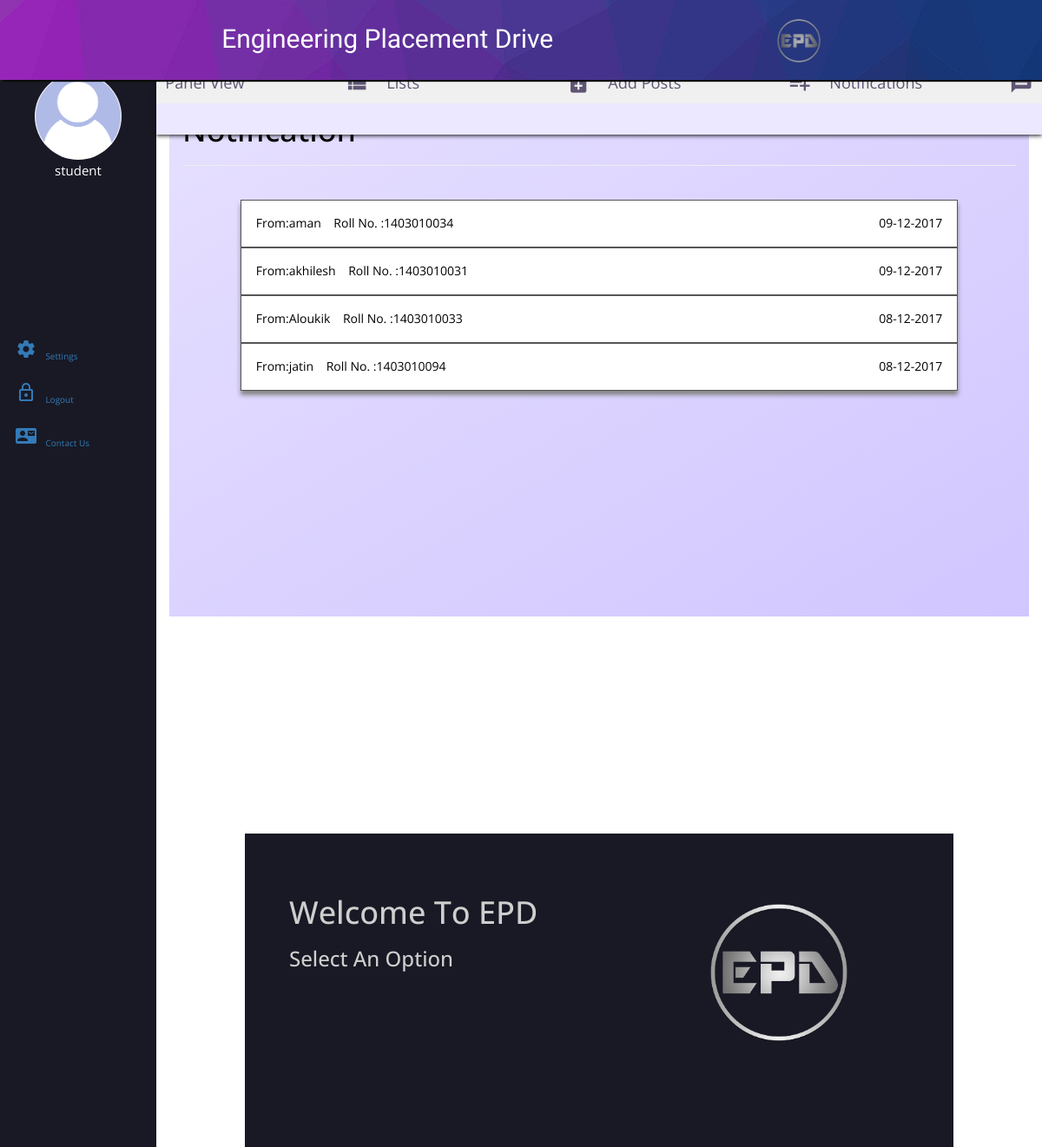
The app's page /main/notification/, older data.
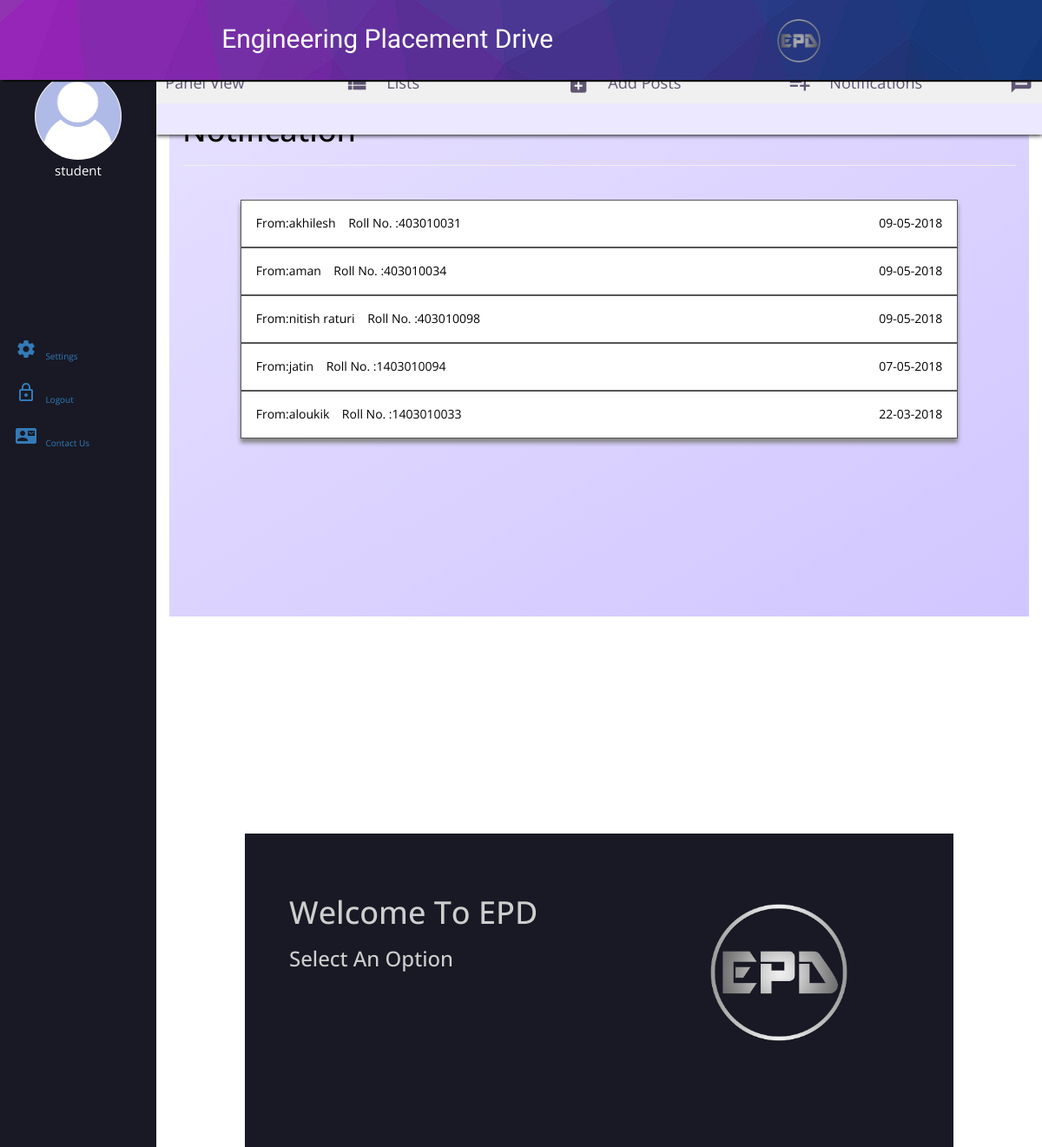
The same page, newer data.
### main/models.py (models this page shows, shortened)
class Notification(models.Model):
    UserName = models.CharField(max_length=140)
    Date = models.DateTimeField(default=datetime.now(), blank=True)
    Roll =  models.IntegerField(default=0)
    To = models.CharField(max_length=140,default="ipec")
    Message = models.CharField(max_length=1040)

### main/templates/main/notification.html (shortened to what this page needs)
{% extends "main/main.html" %} {% block body_block %} {%load staticfiles %}
<div id="notification_main" class="display container-fluid">
    <div class="row under">
        <div class="col-lg-12 col-md-12 col-sl-12 col-xs-12 container under">
            <div class="panels container-fluid">
                <h1>Notification</h1>
                <hr>
                <div class="notices">
                    {% for Notification in object_list %}
                    <div class="notice" onclick="{% for Notification in object_list %}document.getElementById('{{Notification.id}}').style.display='none';{% endfor %}document.getElementById('{{Notification.id}}').style.display='block';">
                        <div class="date"> {{Notification.Date|date:"d-m-Y" }}</div>
                        <div class="from">
                            From:{{Notification.UserName}}&nbsp&nbsp&nbsp&nbspRoll No. :{{Notification.Roll}}
                        </div>
                    </div>
                    {% endfor %}
                </div>
            </div>
        </div>
    </div>
</div>
{% endblock %}

### main/templates/main/main.html (shortened to what this page needs)
<!DOCTYPE html>
<html>
{% load staticfiles %}
<head>
</head>
<link rel="stylesheet" type="text/css" href="{% static 'css/bootstrap.css' %}">
<link rel="stylesheet" type="text/css" href="https://maxcdn.bootstrapcdn.com/bootstrap/3.3.5/css/bootstrap.min.css">
<body>
    <header class="navbar navbar-fixed-top">
        <div class="headtext">Engineering Placement Drive</div>
        <div id="icon">
            <img class="float-left" src="{% static 'img/Aloukik/Logo2.png' %}" height="50" width="50">
        </div>
    </header>
    <div id="sidebar" class="container-fluid text-center">
        <ul>
            <li>
                <img src="{% static 'img/propic.png' %}" height="100" width="100" class="img-circle">
            </li>
            <li>student
            </li>
        </ul>
        <div class="sidebartable text-left">
            <a href="" class="sidebarlist"><i class="material-icons">settings</i>&nbsp&nbsp&nbsp&nbspSettings</a>
            <a href="/login" class="sidebarlist"><i class="material-icons">lock_outline</i>&nbsp&nbsp&nbsp&nbspLogout</a>
            <a href="" class="sidebarlist"><i class="material-icons">contact_mail</i>&nbsp&nbsp&nbsp&nbspContact Us</a>
        </div>
    </div>
    <div id="main" class="container-fluid">
        <div class="container-fluid navbar-default" id="bar">
            <div class="selectionbar">
                <table class="sbar">
                    <tr>
                        <td class="seltd">
                            <a href="{% url 'view'%}" class="mb">Panel View<i class="material-icons picon">view_list</i></a>
                        </td class="seltd">
                        <td>
                            <a href="{% url 'clist'%}" class="mb">Lists<i class="material-icons picon">note_add</i></a>
                        </td>
                        <td class="seltd">
                            <a href="{% url 'administration'%}" class="mb">Add Posts<i class="material-icons picon">playlist_add</i></a>
                        </td>
                        <td class="seltd">
                            <a href="{% url 'notice'%}" class="mb">Notifications<i class="material-icons picon">message</i></a>
                        </td>
                    </tr>
                </table>
            </div>
        </div>
        <div class="view">
            {% block body_block%} {% endblock%}
        </div>
        <div class="message container-fluid">
            <h1>Welcome To EPD</h1>
            <h3>Select An Option</h3>
            <img src="{% static 'img/aloukik/logo1.png' %}" height="300" width="300" class="logo img-circle float-right">
        </div>
    </div>
</body>
</html>

### main/templates/main/notification.html (style rules this page uses)
.panels { height: 600px; overflow: scroll; background: linear-gradient(to bottom right, #e6e0ff, #d1c6ff); }
.notices { width: 90%; padding: 2%; margin-left: 5%; }
.notice { background: white; height: 5%; width: 100%; padding: 2%; display: block; border: 1px solid rgb(85, 85, 85); box-shadow: 0px 5px 5px rgb(133, 133, 133); }
.date { float: right; }

Row changes from the older to the newer data that the page shows:
removed Notification: Date "09-12-2017", UserName "aman", Roll "1403010034"
removed Notification: Date "09-12-2017", UserName "akhilesh", Roll "1403010031"
removed Notification: Date "08-12-2017", UserName "Aloukik", Roll "1403010033"
removed Notification: Date "08-12-2017", UserName "jatin", Roll "1403010094"
added Notification: Date "09-05-2018", UserName "akhilesh", Roll "403010031"
added Notification: Date "09-05-2018", UserName "aman", Roll "403010034"
added Notification: Date "09-05-2018", UserName "nitish raturi", Roll "403010098"
added Notification: Date "07-05-2018", UserName "jatin", Roll "1403010094"
added Notification: Date "22-03-2018", UserName "aloukik", Roll "1403010033"
